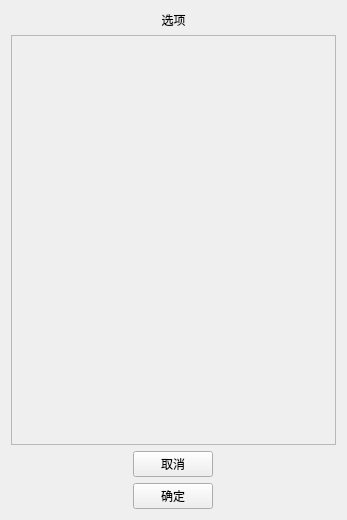
<?xml version="1.0" encoding="UTF-8"?>
<ui version="4.0">
 <class>OptionWidget</class>
 <widget class="QWidget" name="OptionWidget">
  <property name="geometry">
   <rect>
    <x>0</x>
    <y>0</y>
    <width>347</width>
    <height>520</height>
   </rect>
  </property>
  <property name="sizePolicy">
   <sizepolicy hsizetype="Fixed" vsizetype="Fixed">
    <horstretch>0</horstretch>
    <verstretch>0</verstretch>
   </sizepolicy>
  </property>
  <property name="windowTitle">
   <string/>
  </property>
  <layout class="QVBoxLayout" name="verticalLayout">
   <item>
    <layout class="QHBoxLayout" name="horizontalLayout">
     <item>
      <widget class="QLabel" name="label">
       <property name="text">
        <string>选项</string>
       </property>
       <property name="alignment">
        <set>Qt::AlignCenter</set>
       </property>
      </widget>
     </item>
    </layout>
   </item>
   <item>
    <layout class="QVBoxLayout" name="inform_layout">
     <item>
      <widget class="QScrollArea" name="options_scroll">
       <property name="widgetResizable">
        <bool>true</bool>
       </property>
       <property name="alignment">
        <set>Qt::AlignCenter</set>
       </property>
       <widget class="QWidget" name="scrollAreaWidgetContents">
        <property name="geometry">
         <rect>
          <x>0</x>
          <y>0</y>
          <width>325</width>
          <height>420</height>
         </rect>
        </property>
       </widget>
      </widget>
     </item>
    </layout>
   </item>
   <item alignment="Qt::AlignHCenter">
    <widget class="QPushButton" name="return_button">
     <property name="sizePolicy">
      <sizepolicy hsizetype="Fixed" vsizetype="Fixed">
       <horstretch>0</horstretch>
       <verstretch>0</verstretch>
      </sizepolicy>
     </property>
     <property name="text">
      <string>取消</string>
     </property>
    </widget>
   </item>
   <item alignment="Qt::AlignHCenter">
    <widget class="QPushButton" name="Fixed_button">
     <property name="sizePolicy">
      <sizepolicy hsizetype="Fixed" vsizetype="Fixed">
       <horstretch>0</horstretch>
       <verstretch>0</verstretch>
      </sizepolicy>
     </property>
     <property name="text">
      <string>确定</string>
     </property>
    </widget>
   </item>
  </layout>
 </widget>
 <resources/>
 <connections/>
</ui>
